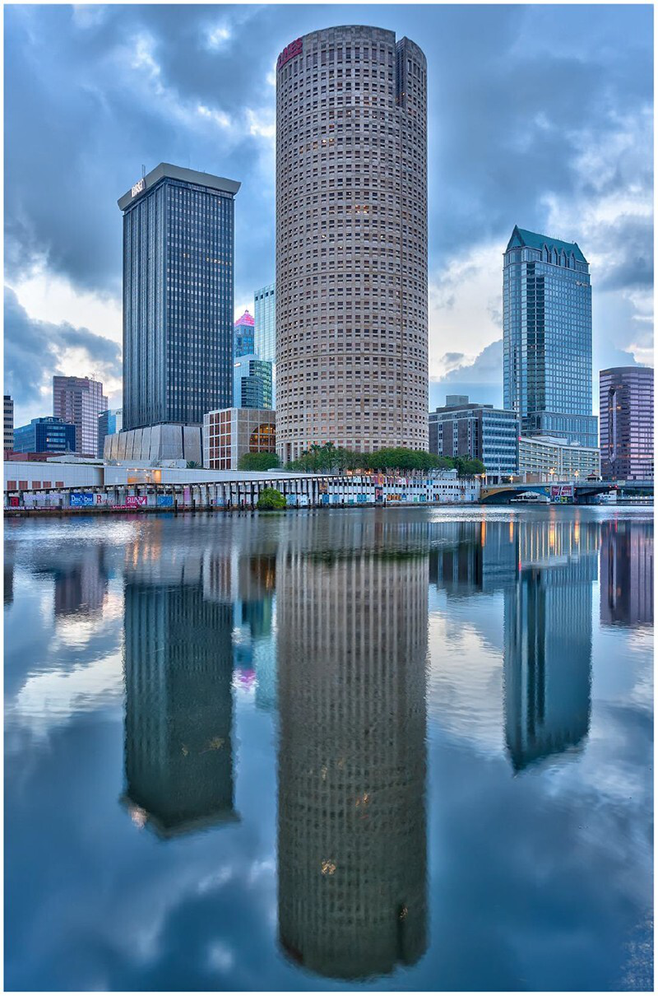
#> input picture tower.png, 658 x 996 px, shrunk from 800 x 1210 before the run
$ python t.py
#> lines starting #> are read from the running program, lines starting #| are printed output that depends on the picture; long printed decimals are rounded
# [26 lines of commented-out code are left out]

import numpy as np
from PIL import Image, ImageOps

def calculate_npcr_and_uaci(c1_path, c2_path):
#> called with c1_path = 'tower.png', c2_path = 'rotated_image.png'
    c1 = np.array(Image.open(c1_path).convert('L'))
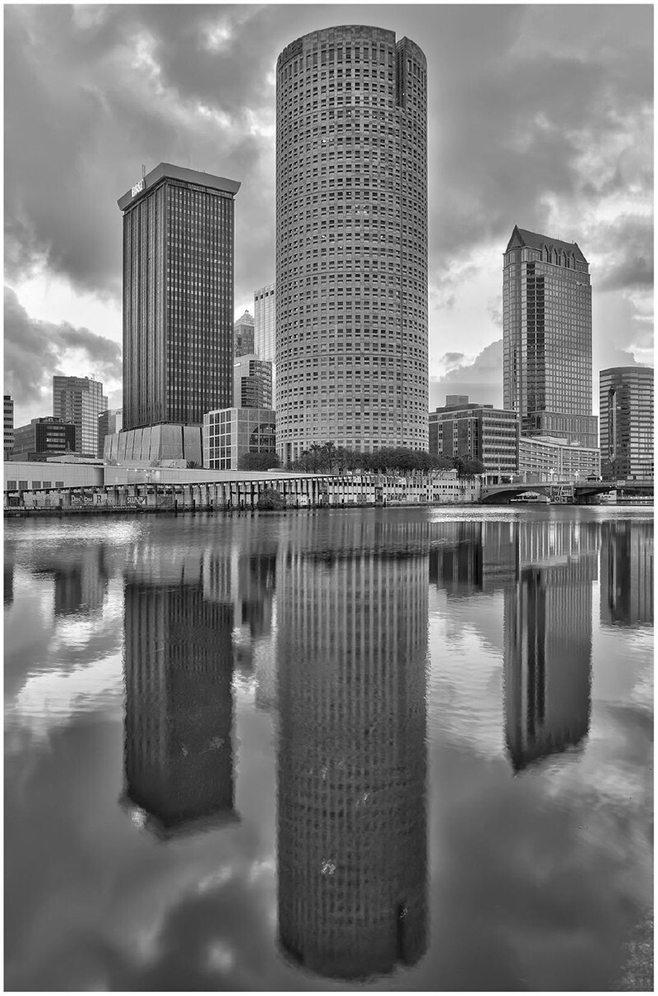
#> c1: shape (996, 658); min 0, max 255, mean 121.7
    c2 = np.array(Image.open(c2_path).convert('L'))
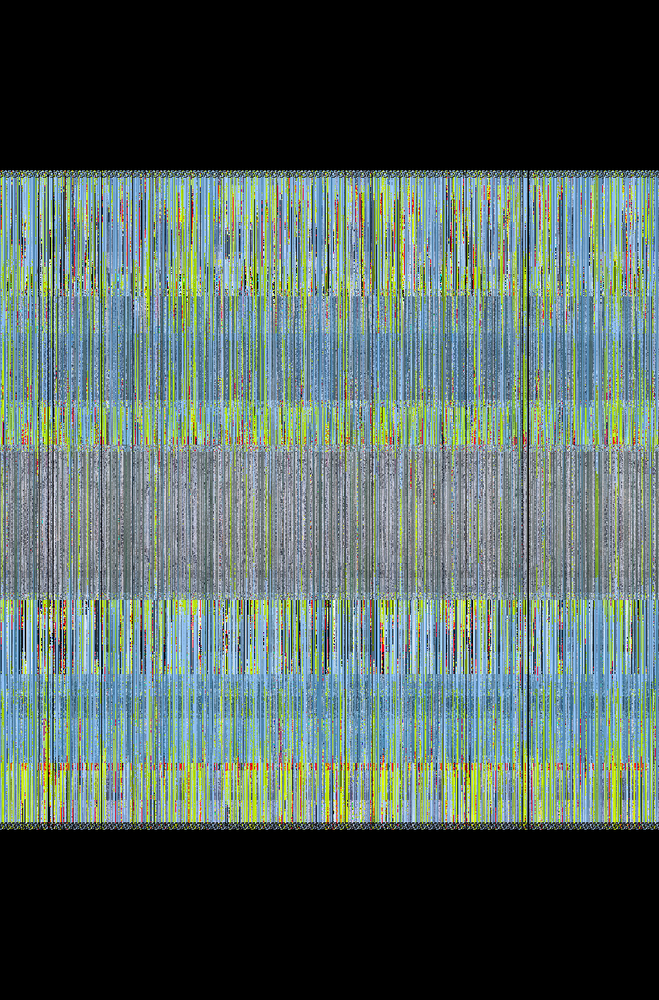
#> input picture rotated_image.png, 659 x 1000 px, shrunk from 801 x 1215 before the run
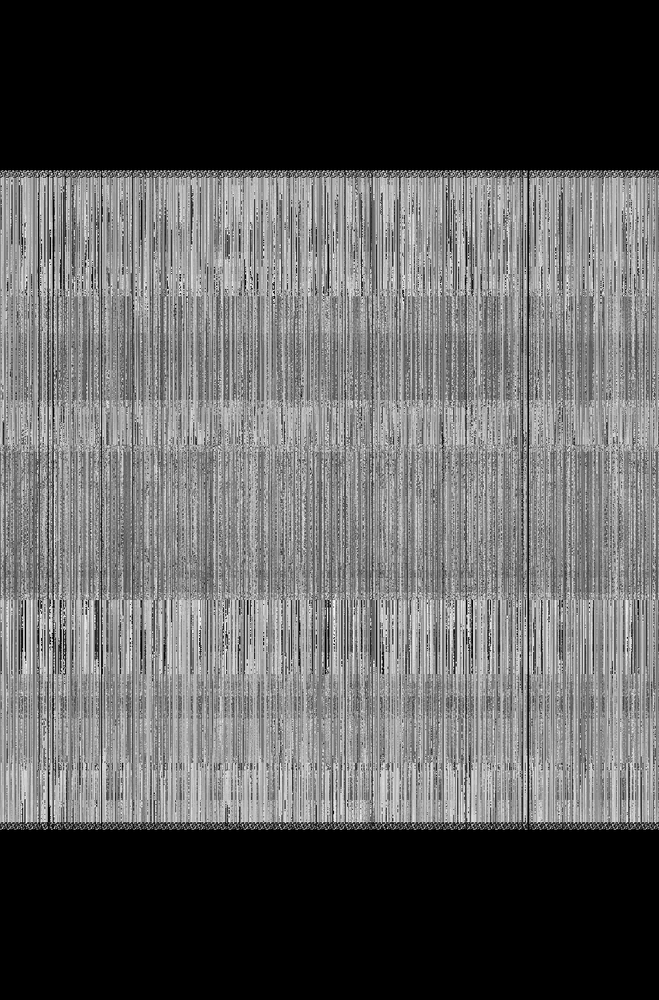
#> c2: shape (1000, 659); min 0, max 255, mean 94.9

    if c1.shape != c2.shape:
        c2 = c2[:c1.shape[0], :c1.shape[1]]
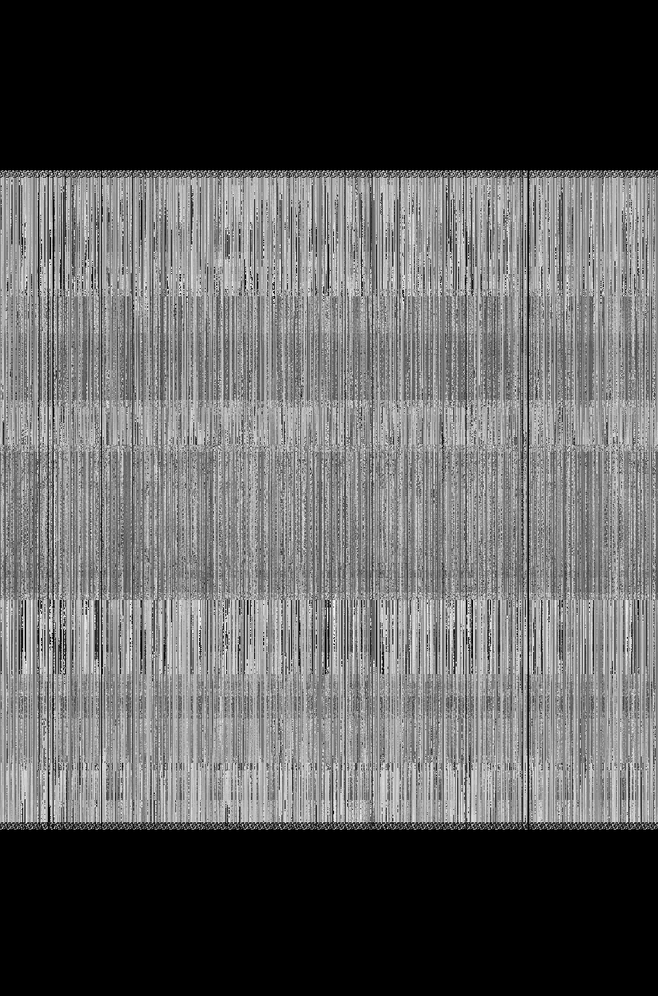
#> c2: shape (996, 658); min 0, max 255, mean 95.3
        print("Images must have the same dimensions")

    height, width, = c1.shape
#> height = 996; width = 658
    T = height * width
#> T = 655368
    F = 255.0

    D = np.zeros((height, width))
    D[np.any(c1 != c2, axis=-1)] = 1

    NPCR = np.sum(D) / T * 100
#> NPCR = 100
    UACI = np.sum(np.abs(c1 - c2)) / (F * T) * 100
#> UACI = 52.69

    return NPCR, UACI

# [130 lines left out: functions threshold_image, decrypt_threshold_image, pad_and_shuffle_image, unshuffle_and_unpad_image, sudoku_permutation, shuffle_pixels and 1 more, not called in this run]

import random

# [64 lines left out: functions is_valid, find_empty_location, solve_sudoku, generate_sudoku, fill_box, sudoku, not called in this run]

# Example usage
c1_path = 'tower.png'
c2_path = 'decrypted_image.png'
# [11 lines of commented-out code are left out]
npcr, uaci = calculate_npcr_and_uaci(c1_path, 'rotated_image.png')
#> npcr = 100; uaci = 52.69
print(f"NPCR: {npcr}%")
#| NPCR: 100.0%
print(f"UACI: {uaci}%")
#| UACI: 52.690%
